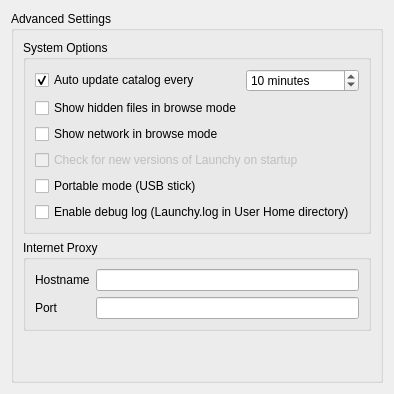
     <widget class="QWidget" name="stachedWidgetPage5">
      <layout class="QVBoxLayout" name="verticalLayout_8">
       <item>
        <widget class="QGroupBox" name="grpAdv">
         <property name="title">
          <string>Advanced Settings</string>
         </property>
         <layout class="QVBoxLayout" name="verticalLayout_6">
          <item>
           <widget class="QGroupBox" name="groupBox_6">
            <property name="sizePolicy">
             <sizepolicy hsizetype="Preferred" vsizetype="Maximum">
              <horstretch>0</horstretch>
              <verstretch>0</verstretch>
             </sizepolicy>
            </property>
            <property name="title">
             <string>System Options</string>
            </property>
            <layout class="QVBoxLayout" name="_2">
             <item>
              <layout class="QHBoxLayout" name="_3">
               <item>
                <widget class="QCheckBox" name="genUpdateCatalog">
                 <property name="text">
                  <string>Auto update catalog every</string>
                 </property>
                 <property name="checked">
                  <bool>true</bool>
                 </property>
                </widget>
               </item>
               <item>
                <spacer name="horizontalSpacer_4">
                 <property name="orientation">
                  <enum>Qt::Horizontal</enum>
                 </property>
                 <property name="sizeHint" stdset="0">
                  <size>
                   <width>40</width>
                   <height>20</height>
                  </size>
                 </property>
                </spacer>
               </item>
               <item>
                <widget class="QSpinBox" name="genUpdateMinutes">
                 <property name="sizePolicy">
                  <sizepolicy hsizetype="Expanding" vsizetype="Fixed">
                   <horstretch>0</horstretch>
                   <verstretch>0</verstretch>
                  </sizepolicy>
                 </property>
                 <property name="minimumSize">
                  <size>
                   <width>0</width>
                   <height>0</height>
                  </size>
                 </property>
                 <property name="maximumSize">
                  <size>
                   <width>120</width>
                   <height>16777215</height>
                  </size>
                 </property>
                 <property name="accelerated">
                  <bool>true</bool>
                 </property>
                 <property name="suffix">
                  <string> minutes</string>
                 </property>
                 <property name="minimum">
                  <number>1</number>
                 </property>
                 <property name="maximum">
                  <number>99999999</number>
                 </property>
                 <property name="value">
                  <number>10</number>
                 </property>
                </widget>
               </item>
              </layout>
             </item>
             <item>
              <widget class="QCheckBox" name="genShowHidden">
               <property name="text">
                <string>Show hidden files in browse mode</string>
               </property>
              </widget>
             </item>
             <item>
              <widget class="QCheckBox" name="genShowNetwork">
               <property name="text">
                <string>Show network in browse mode</string>
               </property>
              </widget>
             </item>
             <item>
              <widget class="QCheckBox" name="genUpdateCheck">
               <property name="enabled">
                <bool>false</bool>
               </property>
               <property name="text">
                <string>Check for new versions of Launchy on startup</string>
               </property>
              </widget>
             </item>
             <item>
              <widget class="QCheckBox" name="genPortable">
               <property name="text">
                <string>Portable mode (USB stick)</string>
               </property>
              </widget>
             </item>
             <item>
              <widget class="QCheckBox" name="genEnableDebugLog">
               <property name="text">
                <string>Enable debug log (Launchy.log in User Home directory)</string>
               </property>
              </widget>
             </item>
            </layout>
           </widget>
          </item>
          <item>
           <widget class="QGroupBox" name="groupBox_12">
            <property name="sizePolicy">
             <sizepolicy hsizetype="Preferred" vsizetype="Maximum">
              <horstretch>0</horstretch>
              <verstretch>0</verstretch>
             </sizepolicy>
            </property>
            <property name="title">
             <string>Internet Proxy</string>
            </property>
            <layout class="QFormLayout" name="formLayout_2">
             <item row="0" column="0">
              <widget class="QLabel" name="label_24">
               <property name="text">
                <string>Hostname</string>
               </property>
              </widget>
             </item>
             <item row="0" column="1">
              <widget class="QLineEdit" name="genProxyHostname"/>
             </item>
             <item row="1" column="0">
              <widget class="QLabel" name="label_25">
               <property name="text">
                <string>Port</string>
               </property>
              </widget>
             </item>
             <item row="1" column="1">
              <widget class="QLineEdit" name="genProxyPort">
               <property name="inputMask">
                <string/>
               </property>
               <property name="maxLength">
                <number>5</number>
               </property>
              </widget>
             </item>
            </layout>
           </widget>
          </item>
          <item>
           <spacer name="verticalSpacer">
            <property name="orientation">
             <enum>Qt::Vertical</enum>
            </property>
            <property name="sizeHint" stdset="0">
             <size>
              <width>20</width>
              <height>40</height>
             </size>
            </property>
           </spacer>
          </item>
         </layout>
        </widget>
       </item>
      </layout>
     </widget>
